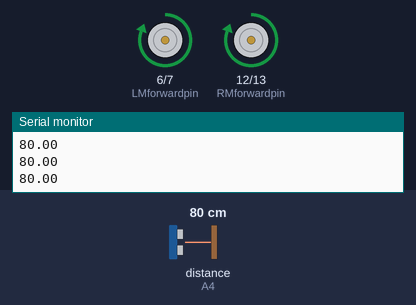
Recording of a sketch running on a simulated Arduino Uno, built with avr-gcc and run on an emulated ATmega328P. Shown: motor-driver pin pairs drawn as motors (green arrow = first pin HIGH = forward, orange = second pin HIGH = backward, longer = more drive, scaled by the enable pin), the last lines printed to the serial monitor. The test bench sets the inputs (shaded band); at power-on: distance to the obstacle (sensor on A4) 80 cm. Random numbers use the default seed unless the sketch sets one.

Above: at 1.2 s.
1.3 s: distance to the obstacle (sensor on A4) set to 27 cm
2.8 s: distance to the obstacle (sensor on A4) set to 21 cm
At 3.4 s:
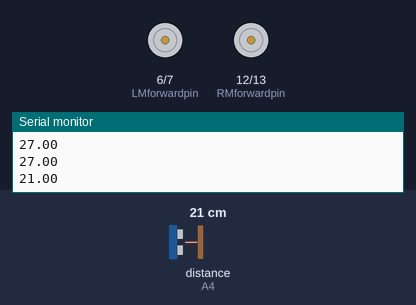
At 5.11 s:
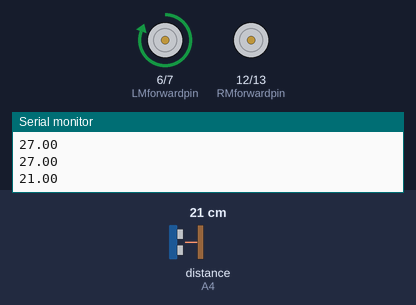
5.8 s: distance to the obstacle (sensor on A4) set to 35 cm
7.4 s: distance to the obstacle (sensor on A4) set to 2 cm
At 8.6 s:
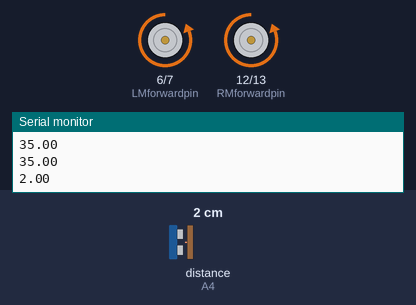
Timing chart, 0 to 20.3 s (numbered marks = the images above; inputs shaded):
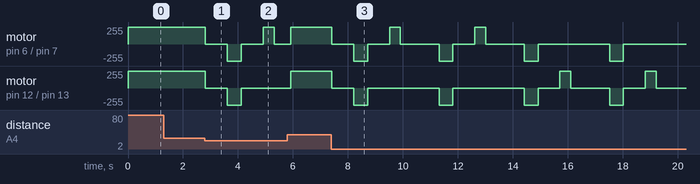

Measured:
- the behaviour switches between 25 and 24 cm on distance to the obstacle (sensor on A4) (found by bisection; images 0 and 1)

The sketch:

Source_Code.ino
```cpp
#include<HCSR04.h>

UltraSonicDistanceSensor ultrasonic(A3,A4);
float distance;

// For Left Motor
int LMspeedpin = 5;
int LMforwardpin = 6;
int LMbackwardpin = 7;

//For Right Motor
int RMspeedpin = 8;
int RMforwardpin = 12;
int RMbackwardpin =13;

void setup() {

 pinMode(LMspeedpin, OUTPUT);
 pinMode(LMforwardpin, OUTPUT);
 pinMode(LMbackwardpin, OUTPUT);
 pinMode(RMspeedpin, OUTPUT);
 pinMode(RMforwardpin, OUTPUT);
 pinMode(RMbackwardpin, OUTPUT);

 Serial.begin(9600);

 digitalWrite(LMspeedpin, HIGH);
 digitalWrite(RMspeedpin, HIGH);

}

void loop() {

   distance = ultrasonic.measureDistanceCm();
   Serial.println(distance);

   if (distance > -1 && distance <25)
   {
     stop();
     delay(800);
     Gobackward();
     delay(500);
     stop();
     delay(800);

      if(random(0,2) == 0)
      {
        Goleft();
      }
      else
      {
        Goright();
      }

      delay(400);
      stop();
      delay(600);
   }
   else
   {
     Goforward();
   }

}

void Goforward()
{
  digitalWrite(LMforwardpin, HIGH);
  digitalWrite(LMbackwardpin, LOW);
  digitalWrite(RMforwardpin, HIGH);
  digitalWrite(RMbackwardpin, LOW);
}

void Gobackward()
{
  digitalWrite(LMforwardpin, LOW);
  digitalWrite(LMbackwardpin, HIGH);
  digitalWrite(RMforwardpin, LOW);
  digitalWrite(RMbackwardpin, HIGH);
}

void stop()
{
  digitalWrite(LMforwardpin, LOW);
  digitalWrite(LMbackwardpin, LOW);
  digitalWrite(RMforwardpin, LOW);
  digitalWrite(RMbackwardpin, LOW);
}

void Goright()
{
  digitalWrite(LMforwardpin, HIGH);
  digitalWrite(LMbackwardpin, LOW);
  digitalWrite(RMforwardpin, LOW);
  digitalWrite(RMbackwardpin, LOW);
}

void Goleft()
{
  digitalWrite(LMforwardpin, LOW);
  digitalWrite(LMbackwardpin, LOW);
  digitalWrite(RMforwardpin, HIGH);
  digitalWrite(RMbackwardpin, LOW);
}
```
